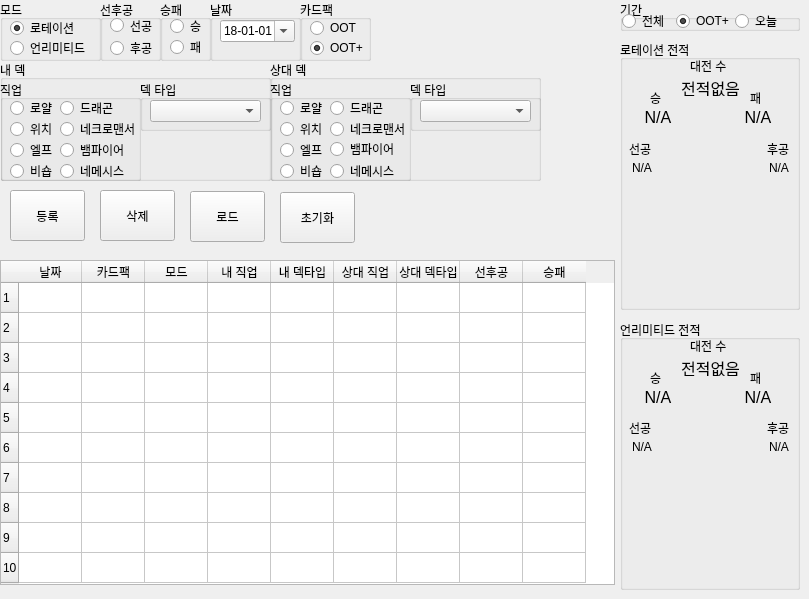
    <widget class="QWidget" name="tab">
     <attribute name="title">
      <string>전적관리</string>
     </attribute>
     <widget class="QGroupBox" name="groupBox">
      <property name="geometry">
       <rect>
        <x>100</x>
        <y>0</y>
        <width>61</width>
        <height>61</height>
       </rect>
      </property>
      <property name="title">
       <string>선후공</string>
      </property>
      <widget class="QRadioButton" name="radioFirst">
       <property name="geometry">
        <rect>
         <x>10</x>
         <y>15</y>
         <width>51</width>
         <height>21</height>
        </rect>
       </property>
       <property name="text">
        <string>선공</string>
       </property>
      </widget>
      <widget class="QRadioButton" name="radioSecond">
       <property name="geometry">
        <rect>
         <x>10</x>
         <y>40</y>
         <width>51</width>
         <height>16</height>
        </rect>
       </property>
       <property name="text">
        <string>후공</string>
       </property>
      </widget>
     </widget>
     <widget class="QGroupBox" name="groupBox_2">
      <property name="geometry">
       <rect>
        <x>160</x>
        <y>0</y>
        <width>51</width>
        <height>61</height>
       </rect>
      </property>
      <property name="title">
       <string>승패</string>
      </property>
      <widget class="QRadioButton" name="radioWin">
       <property name="geometry">
        <rect>
         <x>10</x>
         <y>18</y>
         <width>31</width>
         <height>16</height>
        </rect>
       </property>
       <property name="text">
        <string>승</string>
       </property>
      </widget>
      <widget class="QRadioButton" name="radioLose">
       <property name="geometry">
        <rect>
         <x>10</x>
         <y>39</y>
         <width>31</width>
         <height>16</height>
        </rect>
       </property>
       <property name="text">
        <string>패</string>
       </property>
      </widget>
     </widget>
     <widget class="QGroupBox" name="groupBox_4">
      <property name="geometry">
       <rect>
        <x>0</x>
        <y>60</y>
        <width>271</width>
        <height>121</height>
       </rect>
      </property>
      <property name="title">
       <string>내 덱</string>
      </property>
      <widget class="QGroupBox" name="groupBox_3">
       <property name="geometry">
        <rect>
         <x>0</x>
         <y>20</y>
         <width>141</width>
         <height>101</height>
        </rect>
       </property>
       <property name="title">
        <string>직업</string>
       </property>
       <widget class="QRadioButton" name="radioRoyalMy">
        <property name="geometry">
         <rect>
          <x>10</x>
          <y>20</y>
          <width>45</width>
          <height>16</height>
         </rect>
        </property>
        <property name="text">
         <string>로얄</string>
        </property>
       </widget>
       <widget class="QRadioButton" name="radioWitchMy">
        <property name="geometry">
         <rect>
          <x>10</x>
          <y>41</y>
          <width>41</width>
          <height>16</height>
         </rect>
        </property>
        <property name="text">
         <string>위치</string>
        </property>
       </widget>
       <widget class="QRadioButton" name="radioBishopMy">
        <property name="geometry">
         <rect>
          <x>10</x>
          <y>83</y>
          <width>45</width>
          <height>16</height>
         </rect>
        </property>
        <property name="text">
         <string>비숍</string>
        </property>
       </widget>
       <widget class="QRadioButton" name="radioElfMy">
        <property name="geometry">
         <rect>
          <x>10</x>
          <y>62</y>
          <width>45</width>
          <height>16</height>
         </rect>
        </property>
        <property name="text">
         <string>엘프</string>
        </property>
       </widget>
       <widget class="QRadioButton" name="radioDragonMy">
        <property name="geometry">
         <rect>
          <x>60</x>
          <y>20</y>
          <width>90</width>
          <height>16</height>
         </rect>
        </property>
        <property name="text">
         <string>드래곤</string>
        </property>
       </widget>
       <widget class="QRadioButton" name="radioNecroMy">
        <property name="geometry">
         <rect>
          <x>60</x>
          <y>41</y>
          <width>81</width>
          <height>16</height>
         </rect>
        </property>
        <property name="text">
         <string>네크로맨서</string>
        </property>
       </widget>
       <widget class="QRadioButton" name="radioVampMy">
        <property name="geometry">
         <rect>
          <x>60</x>
          <y>62</y>
          <width>71</width>
          <height>16</height>
         </rect>
        </property>
        <property name="text">
         <string>뱀파이어</string>
        </property>
       </widget>
       <widget class="QRadioButton" name="radioNemeMy">
        <property name="geometry">
         <rect>
          <x>60</x>
          <y>83</y>
          <width>71</width>
          <height>16</height>
         </rect>
        </property>
        <property name="text">
         <string>네메시스</string>
        </property>
       </widget>
      </widget>
      <widget class="QGroupBox" name="groupBox_5">
       <property name="geometry">
        <rect>
         <x>140</x>
         <y>20</y>
         <width>131</width>
         <height>51</height>
        </rect>
       </property>
       <property name="title">
        <string>덱 타입</string>
       </property>
       <widget class="QComboBox" name="comboArcheMy">
        <property name="geometry">
         <rect>
          <x>10</x>
          <y>20</y>
          <width>111</width>
          <height>22</height>
         </rect>
        </property>
       </widget>
      </widget>
     </widget>
     <widget class="QGroupBox" name="groupBox_6">
      <property name="geometry">
       <rect>
        <x>210</x>
        <y>0</y>
        <width>91</width>
        <height>61</height>
       </rect>
      </property>
      <property name="title">
       <string>날짜</string>
      </property>
      <widget class="QDateEdit" name="dateEdit">
       <property name="geometry">
        <rect>
         <x>10</x>
         <y>20</y>
         <width>75</width>
         <height>22</height>
        </rect>
       </property>
       <property name="dateTime">
        <datetime>
         <hour>0</hour>
         <minute>0</minute>
         <second>0</second>
         <year>2018</year>
         <month>1</month>
         <day>1</day>
        </datetime>
       </property>
       <property name="displayFormat">
        <string>yy-MM-dd</string>
       </property>
       <property name="calendarPopup">
        <bool>true</bool>
       </property>
      </widget>
     </widget>
     <widget class="QGroupBox" name="groupBox_7">
      <property name="geometry">
       <rect>
        <x>270</x>
        <y>60</y>
        <width>271</width>
        <height>121</height>
       </rect>
      </property>
      <property name="title">
       <string>상대 덱</string>
      </property>
      <widget class="QGroupBox" name="groupBox_8">
       <property name="geometry">
        <rect>
         <x>0</x>
         <y>20</y>
         <width>141</width>
         <height>101</height>
        </rect>
       </property>
       <property name="title">
        <string>직업</string>
       </property>
       <widget class="QRadioButton" name="radioRoyalOppo">
        <property name="geometry">
         <rect>
          <x>10</x>
          <y>20</y>
          <width>45</width>
          <height>16</height>
         </rect>
        </property>
        <property name="text">
         <string>로얄</string>
        </property>
       </widget>
       <widget class="QRadioButton" name="radioWitchOppo">
        <property name="geometry">
         <rect>
          <x>10</x>
          <y>41</y>
          <width>41</width>
          <height>16</height>
         </rect>
        </property>
        <property name="text">
         <string>위치</string>
        </property>
       </widget>
       <widget class="QRadioButton" name="radioBishopOppo">
        <property name="geometry">
         <rect>
          <x>10</x>
          <y>83</y>
          <width>45</width>
          <height>16</height>
         </rect>
        </property>
        <property name="text">
         <string>비숍</string>
        </property>
       </widget>
       <widget class="QRadioButton" name="radioElfOppo">
        <property name="geometry">
         <rect>
          <x>10</x>
          <y>62</y>
          <width>45</width>
          <height>16</height>
         </rect>
        </property>
        <property name="text">
         <string>엘프</string>
        </property>
       </widget>
       <widget class="QRadioButton" name="radioDragonOppo">
        <property name="geometry">
         <rect>
          <x>60</x>
          <y>20</y>
          <width>90</width>
          <height>16</height>
         </rect>
        </property>
        <property name="text">
         <string>드래곤</string>
        </property>
       </widget>
       <widget class="QRadioButton" name="radioNecroOppo">
        <property name="geometry">
         <rect>
          <x>60</x>
          <y>41</y>
          <width>81</width>
          <height>16</height>
         </rect>
        </property>
        <property name="text">
         <string>네크로맨서</string>
        </property>
       </widget>
       <widget class="QRadioButton" name="radioVampOppo">
        <property name="geometry">
         <rect>
          <x>60</x>
          <y>61</y>
          <width>71</width>
          <height>16</height>
         </rect>
        </property>
        <property name="text">
         <string>뱀파이어</string>
        </property>
       </widget>
       <widget class="QRadioButton" name="radioNemeOppo">
        <property name="geometry">
         <rect>
          <x>60</x>
          <y>83</y>
          <width>71</width>
          <height>16</height>
         </rect>
        </property>
        <property name="text">
         <string>네메시스</string>
        </property>
       </widget>
      </widget>
      <widget class="QGroupBox" name="groupBox_9">
       <property name="geometry">
        <rect>
         <x>140</x>
         <y>20</y>
         <width>131</width>
         <height>51</height>
        </rect>
       </property>
       <property name="title">
        <string>덱 타입</string>
       </property>
       <widget class="QComboBox" name="comboArcheOppo">
        <property name="geometry">
         <rect>
          <x>10</x>
          <y>20</y>
          <width>111</width>
          <height>22</height>
         </rect>
        </property>
       </widget>
      </widget>
     </widget>
     <widget class="QGroupBox" name="groupBox_10">
      <property name="geometry">
       <rect>
        <x>300</x>
        <y>0</y>
        <width>71</width>
        <height>61</height>
       </rect>
      </property>
      <property name="title">
       <string>카드팩</string>
      </property>
      <widget class="QRadioButton" name="radioRecordOOT">
       <property name="geometry">
        <rect>
         <x>10</x>
         <y>20</y>
         <width>51</width>
         <height>16</height>
        </rect>
       </property>
       <property name="text">
        <string>OOT</string>
       </property>
      </widget>
      <widget class="QRadioButton" name="radioRecordOOTMini">
       <property name="geometry">
        <rect>
         <x>10</x>
         <y>40</y>
         <width>61</width>
         <height>16</height>
        </rect>
       </property>
       <property name="text">
        <string>OOT+</string>
       </property>
       <property name="checked">
        <bool>true</bool>
       </property>
      </widget>
     </widget>
     <widget class="QTableWidget" name="tableRecord">
      <property name="geometry">
       <rect>
        <x>0</x>
        <y>260</y>
        <width>615</width>
        <height>325</height>
       </rect>
      </property>
      <property name="contextMenuPolicy">
       <enum>Qt::DefaultContextMenu</enum>
      </property>
      <property name="sizeAdjustPolicy">
       <enum>QAbstractScrollArea::AdjustToContents</enum>
      </property>
      <property name="editTriggers">
       <set>QAbstractItemView::NoEditTriggers</set>
      </property>
      <property name="dragDropOverwriteMode">
       <bool>false</bool>
      </property>
      <property name="rowCount">
       <number>10</number>
      </property>
      <property name="columnCount">
       <number>9</number>
      </property>
      <attribute name="horizontalHeaderCascadingSectionResizes">
       <bool>false</bool>
      </attribute>
      <attribute name="horizontalHeaderDefaultSectionSize">
       <number>63</number>
      </attribute>
      <attribute name="horizontalHeaderStretchLastSection">
       <bool>false</bool>
      </attribute>
      <row/>
      <row/>
      <row/>
      <row/>
      <row/>
      <row/>
      <row/>
      <row/>
      <row/>
      <row/>
      <column>
       <property name="text">
        <string>날짜</string>
       </property>
      </column>
      <column>
       <property name="text">
        <string>카드팩</string>
       </property>
      </column>
      <column>
       <property name="text">
        <string>모드</string>
       </property>
      </column>
      <column>
       <property name="text">
        <string>내 직업</string>
       </property>
      </column>
      <column>
       <property name="text">
        <string>내 덱타입</string>
       </property>
      </column>
      <column>
       <property name="text">
        <string>상대 직업</string>
       </property>
      </column>
      <column>
       <property name="text">
        <string>상대 덱타입</string>
       </property>
      </column>
      <column>
       <property name="text">
        <string>선후공</string>
       </property>
      </column>
      <column>
       <property name="text">
        <string>승패</string>
       </property>
      </column>
      <item row="0" column="0">
       <property name="text">
        <string/>
       </property>
      </item>
      <item row="0" column="1">
       <property name="text">
        <string/>
       </property>
      </item>
      <item row="0" column="3">
       <property name="text">
        <string/>
       </property>
      </item>
      <item row="0" column="4">
       <property name="text">
        <string/>
       </property>
      </item>
      <item row="0" column="5">
       <property name="text">
        <string/>
       </property>
      </item>
      <item row="0" column="6">
       <property name="text">
        <string/>
       </property>
      </item>
      <item row="0" column="7">
       <property name="text">
        <string/>
       </property>
      </item>
      <item row="0" column="8">
       <property name="text">
        <string/>
       </property>
      </item>
     </widget>
     <widget class="QPushButton" name="pushRegist">
      <property name="geometry">
       <rect>
        <x>10</x>
        <y>190</y>
        <width>75</width>
        <height>51</height>
       </rect>
      </property>
      <property name="text">
       <string>등록</string>
      </property>
     </widget>
     <widget class="QPushButton" name="pushErase">
      <property name="geometry">
       <rect>
        <x>100</x>
        <y>190</y>
        <width>75</width>
        <height>51</height>
       </rect>
      </property>
      <property name="text">
       <string>삭제</string>
      </property>
     </widget>
     <widget class="QGroupBox" name="groupBox_11">
      <property name="geometry">
       <rect>
        <x>620</x>
        <y>40</y>
        <width>180</width>
        <height>270</height>
       </rect>
      </property>
      <property name="title">
       <string>로테이션 전적</string>
      </property>
      <widget class="QLabel" name="label">
       <property name="geometry">
        <rect>
         <x>70</x>
         <y>20</y>
         <width>56</width>
         <height>12</height>
        </rect>
       </property>
       <property name="text">
        <string>대전 수</string>
       </property>
      </widget>
      <widget class="QLabel" name="RotaVSCount">
       <property name="geometry">
        <rect>
         <x>60</x>
         <y>40</y>
         <width>61</width>
         <height>16</height>
        </rect>
       </property>
       <property name="font">
        <font>
         <pointsize>12</pointsize>
        </font>
       </property>
       <property name="text">
        <string>전적없음</string>
       </property>
       <property name="alignment">
        <set>Qt::AlignCenter</set>
       </property>
      </widget>
      <widget class="QLabel" name="label_3">
       <property name="geometry">
        <rect>
         <x>30</x>
         <y>50</y>
         <width>21</width>
         <height>16</height>
        </rect>
       </property>
       <property name="text">
        <string>승</string>
       </property>
      </widget>
      <widget class="QLabel" name="label_4">
       <property name="geometry">
        <rect>
         <x>130</x>
         <y>50</y>
         <width>21</width>
         <height>16</height>
        </rect>
       </property>
       <property name="text">
        <string>패</string>
       </property>
      </widget>
      <widget class="QLabel" name="RotaWinCount">
       <property name="geometry">
        <rect>
         <x>10</x>
         <y>70</y>
         <width>56</width>
         <height>14</height>
        </rect>
       </property>
       <property name="font">
        <font>
         <pointsize>12</pointsize>
        </font>
       </property>
       <property name="text">
        <string>N/A</string>
       </property>
       <property name="alignment">
        <set>Qt::AlignCenter</set>
       </property>
      </widget>
      <widget class="QLabel" name="RotaLoseCount">
       <property name="geometry">
        <rect>
         <x>110</x>
         <y>70</y>
         <width>56</width>
         <height>14</height>
        </rect>
       </property>
       <property name="font">
        <font>
         <pointsize>12</pointsize>
        </font>
       </property>
       <property name="text">
        <string>N/A</string>
       </property>
       <property name="alignment">
        <set>Qt::AlignCenter</set>
       </property>
      </widget>
      <widget class="QWidget" name="verticalLayoutWidget_6">
       <property name="geometry">
        <rect>
         <x>4</x>
         <y>100</y>
         <width>171</width>
         <height>161</height>
        </rect>
       </property>
       <layout class="QVBoxLayout" name="RotaLayout"/>
      </widget>
      <widget class="QLabel" name="RotaFirst">
       <property name="geometry">
        <rect>
         <x>5</x>
         <y>120</y>
         <width>34</width>
         <height>16</height>
        </rect>
       </property>
       <property name="font">
        <font>
         <pointsize>9</pointsize>
        </font>
       </property>
       <property name="text">
        <string>N/A</string>
       </property>
       <property name="alignment">
        <set>Qt::AlignCenter</set>
       </property>
      </widget>
      <widget class="QLabel" name="label_73">
       <property name="geometry">
        <rect>
         <x>147</x>
         <y>101</y>
         <width>31</width>
         <height>16</height>
        </rect>
       </property>
       <property name="font">
        <font>
         <pointsize>9</pointsize>
        </font>
       </property>
       <property name="text">
        <string>후공</string>
       </property>
      </widget>
      <widget class="QLabel" name="label_72">
       <property name="geometry">
        <rect>
         <x>9</x>
         <y>101</y>
         <width>31</width>
         <height>16</height>
        </rect>
       </property>
       <property name="font">
        <font>
         <pointsize>9</pointsize>
        </font>
       </property>
       <property name="text">
        <string>선공</string>
       </property>
      </widget>
      <widget class="QLabel" name="RotaSecond">
       <property name="geometry">
        <rect>
         <x>142</x>
         <y>120</y>
         <width>34</width>
         <height>16</height>
        </rect>
       </property>
       <property name="font">
        <font>
         <pointsize>9</pointsize>
        </font>
       </property>
       <property name="text">
        <string>N/A</string>
       </property>
       <property name="alignment">
        <set>Qt::AlignCenter</set>
       </property>
      </widget>
     </widget>
     <widget class="QPushButton" name="pushLoad">
      <property name="geometry">
       <rect>
        <x>190</x>
        <y>191</y>
        <width>75</width>
        <height>51</height>
       </rect>
      </property>
      <property name="text">
       <string>로드</string>
      </property>
     </widget>
     <widget class="QPushButton" name="pushInitailize">
      <property name="geometry">
       <rect>
        <x>280</x>
        <y>192</y>
        <width>75</width>
        <height>51</height>
       </rect>
      </property>
      <property name="text">
       <string>초기화</string>
      </property>
     </widget>
     <widget class="QGroupBox" name="groupBox_21">
      <property name="geometry">
       <rect>
        <x>0</x>
        <y>0</y>
        <width>101</width>
        <height>61</height>
       </rect>
      </property>
      <property name="title">
       <string>모드</string>
      </property>
      <widget class="QRadioButton" name="radioRecRota">
       <property name="geometry">
        <rect>
         <x>10</x>
         <y>20</y>
         <width>71</width>
         <height>16</height>
        </rect>
       </property>
       <property name="text">
        <string>로테이션</string>
       </property>
       <property name="checked">
        <bool>true</bool>
       </property>
      </widget>
      <widget class="QRadioButton" name="radioRecUnli">
       <property name="geometry">
        <rect>
         <x>10</x>
         <y>40</y>
         <width>81</width>
         <height>16</height>
        </rect>
       </property>
       <property name="text">
        <string>언리미티드</string>
       </property>
      </widget>
     </widget>
     <widget class="QGroupBox" name="groupBox_22">
      <property name="geometry">
       <rect>
        <x>620</x>
        <y>320</y>
        <width>180</width>
        <height>270</height>
       </rect>
      </property>
      <property name="title">
       <string>언리미티드 전적</string>
      </property>
      <widget class="QLabel" name="label_2">
       <property name="geometry">
        <rect>
         <x>70</x>
         <y>20</y>
         <width>56</width>
         <height>12</height>
        </rect>
       </property>
       <property name="text">
        <string>대전 수</string>
       </property>
      </widget>
      <widget class="QLabel" name="UnliVSCount">
       <property name="geometry">
        <rect>
         <x>60</x>
         <y>40</y>
         <width>61</width>
         <height>16</height>
        </rect>
       </property>
       <property name="font">
        <font>
         <pointsize>12</pointsize>
        </font>
       </property>
       <property name="text">
        <string>전적없음</string>
       </property>
       <property name="alignment">
        <set>Qt::AlignCenter</set>
       </property>
      </widget>
      <widget class="QLabel" name="label_5">
       <property name="geometry">
        <rect>
         <x>30</x>
         <y>50</y>
         <width>21</width>
         <height>16</height>
        </rect>
       </property>
       <property name="text">
        <string>승</string>
       </property>
      </widget>
      <widget class="QLabel" name="label_6">
       <property name="geometry">
        <rect>
         <x>130</x>
         <y>50</y>
         <width>21</width>
         <height>16</height>
        </rect>
       </property>
       <property name="text">
        <string>패</string>
       </property>
      </widget>
      <widget class="QLabel" name="UnliWinCount">
       <property name="geometry">
        <rect>
         <x>10</x>
         <y>70</y>
         <width>56</width>
         <height>14</height>
        </rect>
       </property>
       <property name="font">
        <font>
         <pointsize>12</pointsize>
        </font>
       </property>
       <property name="text">
        <string>N/A</string>
       </property>
       <property name="alignment">
        <set>Qt::AlignCenter</set>
       </property>
      </widget>
      <widget class="QLabel" name="UnliLoseCount">
       <property name="geometry">
        <rect>
         <x>110</x>
         <y>70</y>
         <width>56</width>
         <height>14</height>
        </rect>
       </property>
       <property name="font">
        <font>
         <pointsize>12</pointsize>
        </font>
       </property>
       <property name="text">
        <string>N/A</string>
       </property>
       <property name="alignment">
        <set>Qt::AlignCenter</set>
       </property>
      </widget>
      <widget class="QWidget" name="verticalLayoutWidget_7">
       <property name="geometry">
        <rect>
         <x>4</x>
         <y>100</y>
         <width>171</width>
         <height>161</height>
        </rect>
       </property>
       <layout class="QVBoxLayout" name="UnliLayout"/>
      </widget>
      <widget class="QLabel" name="UnliSecond">
       <property name="geometry">
        <rect>
         <x>142</x>
         <y>119</y>
         <width>34</width>
         <height>16</height>
        </rect>
       </property>
       <property name="font">
        <font>
         <pointsize>9</pointsize>
        </font>
       </property>
       <property name="text">
        <string>N/A</string>
       </property>
       <property name="alignment">
        <set>Qt::AlignCenter</set>
       </property>
      </widget>
      <widget class="QLabel" name="label_77">
       <property name="geometry">
        <rect>
         <x>147</x>
         <y>100</y>
         <width>31</width>
         <height>16</height>
        </rect>
       </property>
       <property name="font">
        <font>
         <pointsize>9</pointsize>
        </font>
       </property>
       <property name="text">
        <string>후공</string>
       </property>
      </widget>
      <widget class="QLabel" name="UnliFirst">
       <property name="geometry">
        <rect>
         <x>5</x>
         <y>119</y>
         <width>34</width>
         <height>16</height>
        </rect>
       </property>
       <property name="font">
        <font>
         <pointsize>9</pointsize>
        </font>
       </property>
       <property name="text">
        <string>N/A</string>
       </property>
       <property name="alignment">
        <set>Qt::AlignCenter</set>
       </property>
      </widget>
      <widget class="QLabel" name="label_78">
       <property name="geometry">
        <rect>
         <x>9</x>
         <y>100</y>
         <width>31</width>
         <height>16</height>
        </rect>
       </property>
       <property name="font">
        <font>
         <pointsize>9</pointsize>
        </font>
       </property>
       <property name="text">
        <string>선공</string>
       </property>
      </widget>
     </widget>
     <widget class="QGroupBox" name="groupBox_24">
      <property name="geometry">
       <rect>
        <x>620</x>
        <y>0</y>
        <width>180</width>
        <height>31</height>
       </rect>
      </property>
      <property name="title">
       <string>기간</string>
      </property>
      <widget class="QRadioButton" name="radioRecordAll">
       <property name="geometry">
        <rect>
         <x>2</x>
         <y>13</y>
         <width>51</width>
         <height>16</height>
        </rect>
       </property>
       <property name="text">
        <string>전체</string>
       </property>
      </widget>
      <widget class="QRadioButton" name="radioRecordNow">
       <property name="geometry">
        <rect>
         <x>56</x>
         <y>13</y>
         <width>61</width>
         <height>16</height>
        </rect>
       </property>
       <property name="text">
        <string>OOT+</string>
       </property>
       <property name="checked">
        <bool>true</bool>
       </property>
      </widget>
      <widget class="QRadioButton" name="radioToday">
       <property name="geometry">
        <rect>
         <x>115</x>
         <y>13</y>
         <width>51</width>
         <height>16</height>
        </rect>
       </property>
       <property name="text">
        <string>오늘</string>
       </property>
      </widget>
     </widget>
    </widget>
